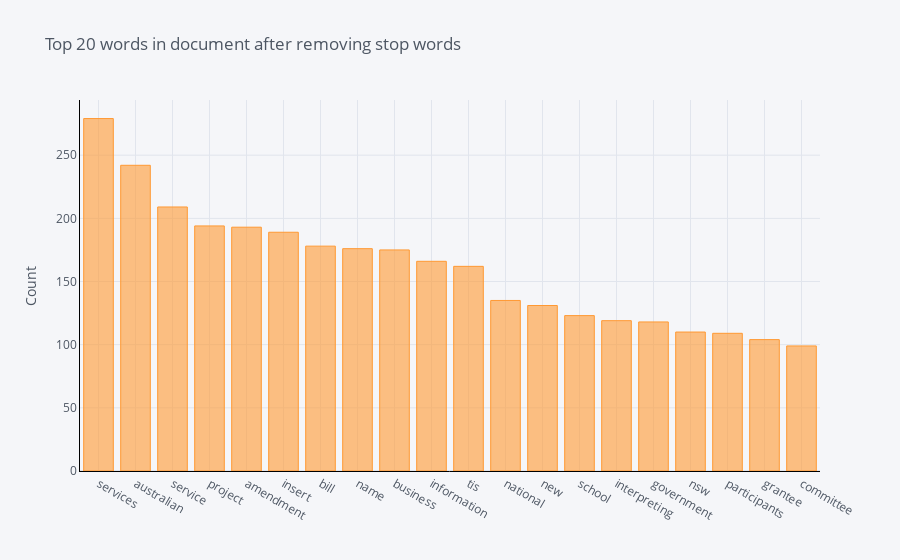

The cell this chart's notebook holds for it:
### Markdown cell above
<h4>Lets see the most used words in the documents</h4>

### Code cell
from sklearn.feature_extraction.text import CountVectorizer
import matplotlib.pyplot as plt

#from plotly import __version__
%matplotlib inline
import cufflinks as cf
from nltk.corpus import stopwords
from plotly.offline import download_plotlyjs, init_notebook_mode, plot, iplot
init_notebook_mode(connected=True)
cf.go_offline()
cf.set_config_file(offline=False, world_readable=True)

df = pd.DataFrame(textlist) 
df.rename(columns={0: 'text'}, inplace=True)


def get_top_n_bigram(corpus, n=None):    
    stop_words = stopwords.words('english')
    stop_words.extend(['tags','text','text_contents','contents','textcontents']) 
    vec = CountVectorizer(ngram_range=(1, 1), stop_words=stop_words).fit(corpus)
    bag_of_words = vec.transform(corpus)
    sum_words = bag_of_words.sum(axis=0) 
    words_freq = [(word, sum_words[0, idx]) for word, idx in vec.vocabulary_.items()]
    words_freq =sorted(words_freq, key = lambda x: x[1], reverse=True)
    return words_freq[:n]
common_words = get_top_n_bigram(df['text'], 20)



for word, freq in common_words:   
    print(word, freq)



df4 = pd.DataFrame(common_words, columns = ['DocText' , 'count'])
df4.groupby('DocText').sum()['count'].sort_values(ascending=False).iplot(
    kind='bar', yTitle='Count', linecolor='black', title='Top 20 words in document after removing stop words')

### Figure 1 — Plotly figure (JSON) as saved in the notebook; plotly's stock layout.template omitted (floating-point values rounded to 4 significant figures)
{"data": [{"marker": {"color": "rgba(255, 153, 51, 0.6)", "line": {"color": "rgba(255, 153, 51, 1.0)", "width": 1}}, "name": "count", "orientation": "v", "text": "", "type": "bar", "x": ["services", "australian", "service", "project", "amendment", "insert", "bill", "name", "business", "information", "tis", "national", "new", "school", "interpreting", "government", "nsw", "participants", "grantee", "committee"], "y": [279, 242, 209, 194, 193, 189, 178, 176, 175, 166, 162, 135, 131, 123, 119, 118, 110, 109, 104, 99]}], "layout": {"legend": {"bgcolor": "#F5F6F9", "font": {"color": "#4D5663"}}, "paper_bgcolor": "#F5F6F9", "plot_bgcolor": "#F5F6F9", "title": {"font": {"color": "#4D5663"}, "text": "Top 20 words in document after removing stop words"}, "xaxis": {"gridcolor": "#E1E5ED", "linecolor": "black", "showgrid": true, "tickfont": {"color": "#4D5663"}, "title": {"font": {"color": "#4D5663"}, "text": ""}, "zerolinecolor": "#E1E5ED"}, "yaxis": {"gridcolor": "#E1E5ED", "linecolor": "black", "showgrid": true, "tickfont": {"color": "#4D5663"}, "title": {"font": {"color": "#4D5663"}, "text": "Count"}, "zerolinecolor": "#E1E5ED"}}}
